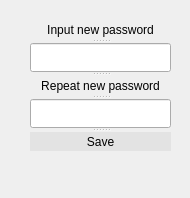
<?xml version="1.0" encoding="UTF-8"?>
<ui version="4.0">
 <class>newPasswordDialog</class>
 <widget class="QDialog" name="newPasswordDialog">
  <property name="geometry">
   <rect>
    <x>0</x>
    <y>0</y>
    <width>190</width>
    <height>198</height>
   </rect>
  </property>
  <property name="windowTitle">
   <string>Dialog</string>
  </property>
  <widget class="QSplitter" name="splitter">
   <property name="geometry">
    <rect>
     <x>30</x>
     <y>20</y>
     <width>141</width>
     <height>131</height>
    </rect>
   </property>
   <property name="orientation">
    <enum>Qt::Vertical</enum>
   </property>
   <widget class="QLabel" name="label">
    <property name="text">
     <string>Input new password</string>
    </property>
    <property name="alignment">
     <set>Qt::AlignCenter</set>
    </property>
   </widget>
   <widget class="QLineEdit" name="newPassword"/>
   <widget class="QLabel" name="label_2">
    <property name="text">
     <string>Repeat new password</string>
    </property>
    <property name="alignment">
     <set>Qt::AlignCenter</set>
    </property>
   </widget>
   <widget class="QLineEdit" name="repeatPassword"/>
   <widget class="QPushButton" name="pushButton">
    <property name="styleSheet">
     <string notr="true">
background-color: rgb(227, 227, 227);
font: 16pt &quot;Oswald&quot;;
color: rgb(0, 0, 0);
border-radius: 10;
</string>
    </property>
    <property name="text">
     <string>Save</string>
    </property>
   </widget>
  </widget>
 </widget>
 <resources/>
 <connections/>
</ui>
